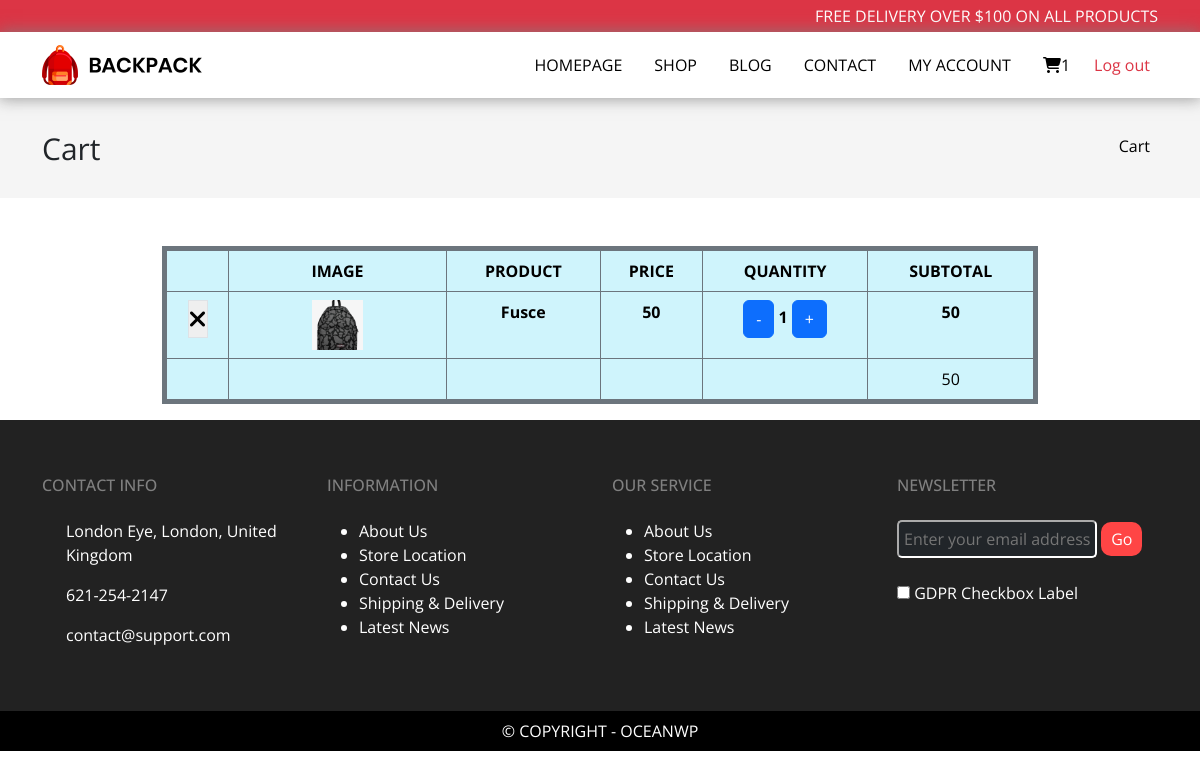
The page /cart on the database its author committed.
### webApp/models.py (models this page shows, shortened)
class CartProduct(models.Model):
    name=models.CharField(max_length=50)
    price=models.IntegerField()
    img=models.ImageField(upload_to="image")
    quantity=models.CharField(max_length=10,default=1)
    subtotal=models.CharField(max_length=10,default=50)

### webApp/views.py (the view)
# urls.py: path('cart', views.cart),
def cart(request):
        obj1=CartProduct.objects.all()
        newobj=list(obj1)
        total=0
        for i in newobj:
            total=total+int(i.subtotal)
        length=len(obj1)
        return render(request,'cart.html',{"data":obj1,"length":length,'totalAmount':total})

### webApp/templates/cart.html (shortened to what this page needs)
{% extends "base.html" %}
{% load static %}
{% block content %}
    <div class="container-fluid mb-5" style="background-color:#f5f5f5;">
      <div class="container">
        <div class="raw">
          <div class="col-md-12 align-content-center" style="background-color:#f5f5f5;height: 100px">
            <span style="font-size: 30px;">Cart</span>
            <a href="cart" class="float-end align-content-center p-2 b1 a1">Cart</a>
          </div>
        </div>
      </div>
    </div>
    <div class="container text-center col-md-9">
      <table class="table table-bordered border border-5 border-secondary table-info table-hover">
        <tr>
          <th></th>
          <th>IMAGE</th>
          <th>PRODUCT</th>
          <th>PRICE</th>
          <th>QUANTITY</th>
          <th>SUBTOTAL</th>
        </tr>
        {% for i in data %}
          <tr>
            <th>
              <form action="deletecart" method="post">
                <button class="border border-none fs-4"><i class="fa-solid fa-xmark"></i></button>
              </form>
            </th>
            <th class="col-md-3"><img src="media/{{i.img}}" alt="image" class="col-md-3"></th>
            <th>{{i.name}}</th>
            <th>{{i.price}}</th>
            <th>
              <form action="decrement" method="post" style="display: inline;">
              <input type="submit" class="btn btn-primary" value="-">
            </form>
                {{i.quantity}}
                <form action="increment" method="post" style="display: inline;">
                  <input type="submit" class="btn btn-primary" value="+">
                </form>
               </th>
            <th>{{i.subtotal}}</th>
          </tr>
          {% endfor %}
          <tr>
            <td></td>
            <td></td>
            <td></td>
            <td></td>
            <td></td>
            <td>
              {{totalAmount}}
            </td>
          </tr>
      </table>
    </div>
    {% endblock content %}

### webApp/static/index.css (style rules this page uses)
* { margin: 0px; padding: 0px; font-family: "Open Sans", sans-serif; }

### webApp/templates/cart.html (style rules this page uses)
.a1 { text-decoration: none; color: black; }
.b1 { color: black; }

### rows shown on the page
CartProduct: img (picture), name "Fusce", price "50", quantity "1", subtotal "50"

### other values the page prints
{{ length }} "1"
{{ totalAmount }} "50"
